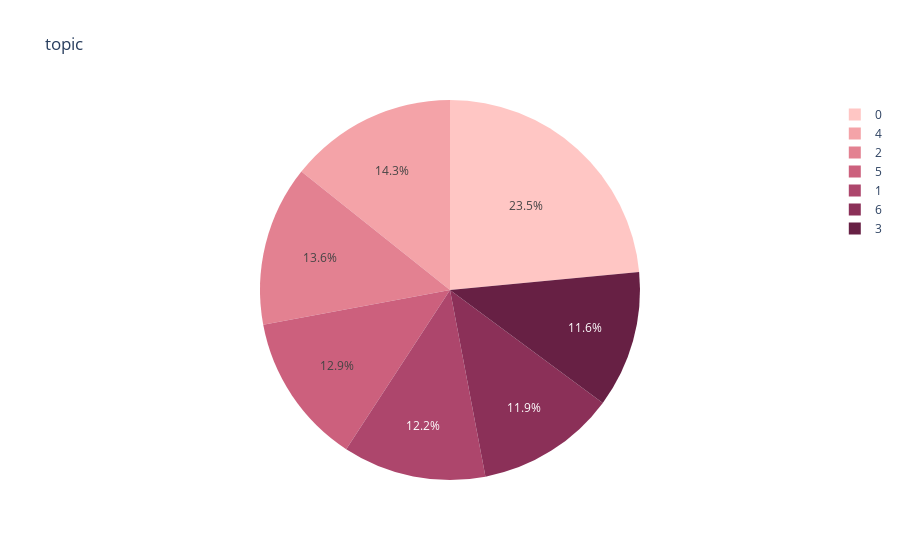

The notebook cell saved with this chart:
### Code cell
import plotly.express as px

fig = px.pie(df, names='topic',  title='topic', color_discrete_sequence=px.colors.sequential.Burg)
fig.show()

### Figure 1 — Plotly figure (JSON) as saved in the notebook; plotly's stock layout.template omitted (floating-point values rounded to 4 significant figures; data arrays with more than 128 entries replaced by an {"elided": "..."} marker saying what was removed)
{"data": [{"domain": {"x": [0, 1], "y": [0, 1]}, "hovertemplate": "topic=%{label}<extra></extra>", "labels": {"elided": "43463 int values"}, "legendgroup": "", "name": "", "showlegend": true, "type": "pie"}], "layout": {"legend": {"tracegroupgap": 0}, "piecolorway": ["rgb(255, 198, 196)", "rgb(244, 163, 168)", "rgb(227, 129, 145)", "rgb(204, 96, 125)", "rgb(173, 70, 108)", "rgb(139, 48, 88)", "rgb(103, 32, 68)"], "title": {"text": "topic"}}}
